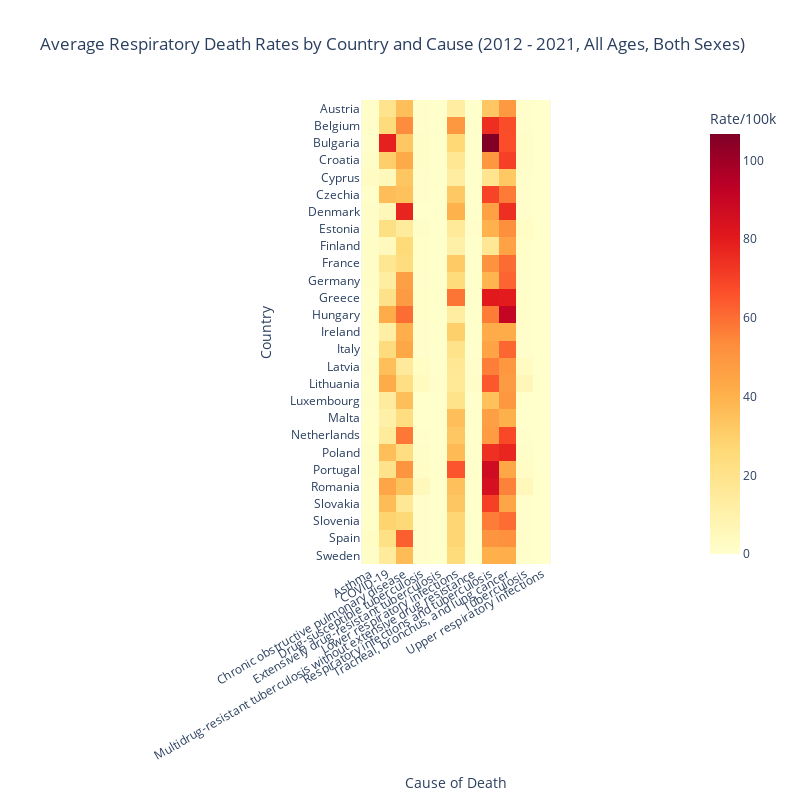

The cell this chart's notebook holds for it:
### Markdown cell above
France, Germany, and Spain have much higher asthma-related deaths compared to other countries. This could be explained by the larger total populations for each of these countries compared to the other EU-27 member states.

Germany, Spain, and Italy have a significant number of COPD-related deaths. Again, likely attributed to the larger total populations of these states. However, it would be interesting to compare the deaths with smoking prevalence. However, that's not available in this dataset.

There are an extremely high number of deaths attributed to tracheal, bronchus, and lung cancers across all states. Again, it would be interesting to compare the deaths with smoking prevalence in these countries.

Also of note is the number of COVID-related deaths compared to other measures. It's important to keep in mind that COVID-related deaths have only been tracked since 2020, so there are only 2 years of collected data for these deaths compared to collection across all years for all other causes of death.

This heatmap is a good overview of the actual number of deaths per country. However, it does not account for the total populations of the countries and may be deceiving. For instance, Portugal has ~384,000 deaths attributed to respiratory infections and tuberculosis and is not flagged as "high" in comparison to the ~1.35 million deaths in France for the same measure. This is deceiving as the total population of Portugal is ~10 million compared to a total population of ~66 million in France (looking at 2021 estimated population statistics).

### Code cell
# A more "compact" heatmap if presentation space is an issue. A little more difficult to interpret at first glance.
# Change the colors and add gridlines?

fig = px.imshow(
    death_rates.pivot_table(
        index='location',
        columns='cause',
        values='val',
        aggfunc='mean',
        fill_value=0,
        observed=False
    ),
    labels=dict(x="Cause of Death", y="Country", color="Rate/100k"),
    color_continuous_scale='YlOrRd',
    title='Average Respiratory Death Rates by Country and Cause (2012 - 2021, All Ages, Both Sexes)'
)

fig.update_layout(
    height=800, 
    width=800,
    xaxis = dict(tickangle=-30))
fig.update_traces(
    hovertemplate="<b>%{y}</b><br>Cause: %{x}<br>Rate: %{z:.1f} per 100k"
)
fig.show()

### Figure 1 — Plotly figure (JSON) as saved in the notebook; plotly's stock layout.template omitted (floating-point values rounded to 4 significant figures; data arrays with more than 128 entries replaced by an {"elided": "..."} marker saying what was removed)
{"data": [{"coloraxis": "coloraxis", "hovertemplate": "<b>%{y}</b><br>Cause: %{x}<br>Rate: %{z:.1f} per 100k", "name": "0", "type": "heatmap", "x": ["Asthma", "COVID-19", "Chronic obstructive pulmonary disease", "Drug-susceptible tuberculosis", "Extensively drug-resistant tuberculosis", "Lower respiratory infections", "Multidrug-resistant tuberculosis without extensive drug resistance", "Respiratory infections and tuberculosis", "Tracheal, bronchus, and lung cancer", "Tuberculosis", "Upper respiratory infections"], "xaxis": "x", "y": ["Austria", "Belgium", "Bulgaria", "Croatia", "Cyprus", "Czechia", "Denmark", "Estonia", "Finland", "France", "Germany", "Greece", "Hungary", "Ireland", "Italy", "Latvia", "Lithuania", "Luxembourg", "Malta", "Netherlands", "Poland", "Portugal", "Romania", "Slovakia", "Slovenia", "Spain", "Sweden"], "yaxis": "y", "z": {"elided": "27x11 float values"}}], "layout": {"coloraxis": {"colorbar": {"title": {"text": "Rate/100k"}}, "colorscale": [[0, "rgb(255,255,204)"], [0.125, "rgb(255,237,160)"], [0.25, "rgb(254,217,118)"], [0.375, "rgb(254,178,76)"], [0.5, "rgb(253,141,60)"], [0.625, "rgb(252,78,42)"], [0.75, "rgb(227,26,28)"], [0.875, "rgb(189,0,38)"], [1, "rgb(128,0,38)"]]}, "height": 800, "title": {"text": "Average Respiratory Death Rates by Country and Cause (2012 - 2021, All Ages, Both Sexes)"}, "width": 800, "xaxis": {"anchor": "y", "constrain": "domain", "domain": [0, 1], "scaleanchor": "y", "tickangle": -30, "title": {"text": "Cause of Death"}}, "yaxis": {"anchor": "x", "autorange": "reversed", "constrain": "domain", "domain": [0, 1], "title": {"text": "Country"}}}}
